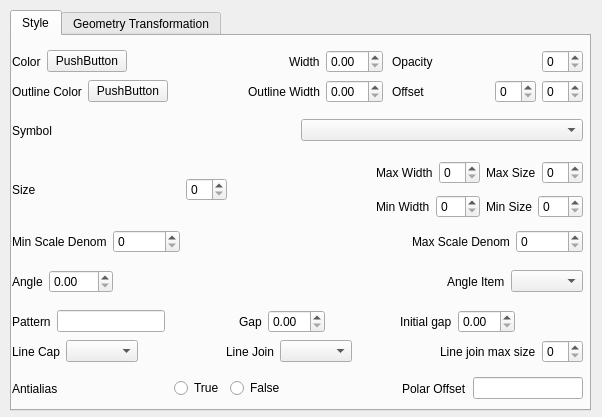
<?xml version="1.0" encoding="UTF-8"?>
<ui version="4.0">
 <class>classstylesetting</class>
 <widget class="QWidget" name="classstylesetting">
  <property name="geometry">
   <rect>
    <x>0</x>
    <y>0</y>
    <width>602</width>
    <height>417</height>
   </rect>
  </property>
  <property name="windowTitle">
   <string>Form</string>
  </property>
  <widget class="QTabWidget" name="tabWidget">
   <property name="geometry">
    <rect>
     <x>10</x>
     <y>10</y>
     <width>581</width>
     <height>401</height>
    </rect>
   </property>
   <property name="currentIndex">
    <number>0</number>
   </property>
   <widget class="QWidget" name="style_tab">
    <attribute name="title">
     <string>Style</string>
    </attribute>
    <widget class="QWidget" name="horizontalLayoutWidget_6">
     <property name="geometry">
      <rect>
       <x>380</x>
       <y>40</y>
       <width>191</width>
       <height>31</height>
      </rect>
     </property>
     <layout class="QHBoxLayout" name="horizontalLayout_6">
      <item>
       <widget class="QLabel" name="label_offset">
        <property name="text">
         <string>Offset</string>
        </property>
       </widget>
      </item>
      <item>
       <spacer name="horizontalSpacer_11">
        <property name="orientation">
         <enum>Qt::Horizontal</enum>
        </property>
        <property name="sizeHint" stdset="0">
         <size>
          <width>40</width>
          <height>20</height>
         </size>
        </property>
       </spacer>
      </item>
      <item>
       <widget class="QSpinBox" name="mf_style_spinBox_offsetx"/>
      </item>
      <item>
       <widget class="QSpinBox" name="mf_style_spinBox_offsety"/>
      </item>
     </layout>
    </widget>
    <widget class="QWidget" name="horizontalLayoutWidget_7">
     <property name="geometry">
      <rect>
       <x>0</x>
       <y>40</y>
       <width>371</width>
       <height>31</height>
      </rect>
     </property>
     <layout class="QHBoxLayout" name="horizontalLayout_7">
      <item>
       <widget class="QLabel" name="label_outilinecolor">
        <property name="text">
         <string>Outline Color</string>
        </property>
       </widget>
      </item>
      <item>
       <widget class="QPushButton" name="mf_style_button_outlinecolor">
        <property name="text">
         <string>PushButton</string>
        </property>
       </widget>
      </item>
      <item>
       <spacer name="horizontalSpacer_8">
        <property name="orientation">
         <enum>Qt::Horizontal</enum>
        </property>
        <property name="sizeHint" stdset="0">
         <size>
          <width>40</width>
          <height>20</height>
         </size>
        </property>
       </spacer>
      </item>
      <item>
       <widget class="QLabel" name="label_outlinewidth">
        <property name="text">
         <string>Outline Width</string>
        </property>
       </widget>
      </item>
      <item>
       <widget class="QDoubleSpinBox" name="mf_style_spinBox_outlinewidth"/>
      </item>
     </layout>
    </widget>
    <widget class="QWidget" name="horizontalLayoutWidget_9">
     <property name="geometry">
      <rect>
       <x>380</x>
       <y>10</y>
       <width>191</width>
       <height>31</height>
      </rect>
     </property>
     <layout class="QHBoxLayout" name="horizontalLayout_9">
      <item>
       <widget class="QLabel" name="label_opacity">
        <property name="text">
         <string>Opacity</string>
        </property>
       </widget>
      </item>
      <item>
       <spacer name="horizontalSpacer_10">
        <property name="orientation">
         <enum>Qt::Horizontal</enum>
        </property>
        <property name="sizeHint" stdset="0">
         <size>
          <width>40</width>
          <height>20</height>
         </size>
        </property>
       </spacer>
      </item>
      <item>
       <widget class="QSpinBox" name="mf_style_spinBox_opacity"/>
      </item>
     </layout>
    </widget>
    <widget class="QWidget" name="horizontalLayoutWidget_8">
     <property name="geometry">
      <rect>
       <x>0</x>
       <y>10</y>
       <width>371</width>
       <height>31</height>
      </rect>
     </property>
     <layout class="QHBoxLayout" name="horizontalLayout_8">
      <item>
       <widget class="QLabel" name="label_color">
        <property name="text">
         <string>Color</string>
        </property>
       </widget>
      </item>
      <item>
       <widget class="QPushButton" name="mf_style_button_color">
        <property name="text">
         <string>PushButton</string>
        </property>
       </widget>
      </item>
      <item>
       <spacer name="horizontalSpacer_9">
        <property name="orientation">
         <enum>Qt::Horizontal</enum>
        </property>
        <property name="sizeHint" stdset="0">
         <size>
          <width>40</width>
          <height>20</height>
         </size>
        </property>
       </spacer>
      </item>
      <item>
       <widget class="QLabel" name="label_width">
        <property name="text">
         <string>Width</string>
        </property>
       </widget>
      </item>
      <item>
       <widget class="QDoubleSpinBox" name="mf_style_spinBox_width"/>
      </item>
     </layout>
    </widget>
    <widget class="QWidget" name="horizontalLayoutWidget_10">
     <property name="geometry">
      <rect>
       <x>0</x>
       <y>190</y>
       <width>571</width>
       <height>31</height>
      </rect>
     </property>
     <layout class="QHBoxLayout" name="horizontalLayout_10">
      <item>
       <widget class="QLabel" name="label_25">
        <property name="text">
         <string>Min Scale Denom</string>
        </property>
       </widget>
      </item>
      <item>
       <widget class="QSpinBox" name="mf_style_spinBox_minscaledenom">
        <property name="maximum">
         <number>1000000000</number>
        </property>
        <property name="singleStep">
         <number>1000</number>
        </property>
       </widget>
      </item>
      <item>
       <spacer name="horizontalSpacer_12">
        <property name="orientation">
         <enum>Qt::Horizontal</enum>
        </property>
        <property name="sizeHint" stdset="0">
         <size>
          <width>40</width>
          <height>20</height>
         </size>
        </property>
       </spacer>
      </item>
      <item>
       <widget class="QLabel" name="label_24">
        <property name="text">
         <string>Max Scale Denom</string>
        </property>
       </widget>
      </item>
      <item>
       <widget class="QSpinBox" name="mf_style_spinBox_maxscaledenom">
        <property name="maximum">
         <number>1000000000</number>
        </property>
        <property name="singleStep">
         <number>1000</number>
        </property>
       </widget>
      </item>
     </layout>
    </widget>
    <widget class="QWidget" name="horizontalLayoutWidget_4">
     <property name="geometry">
      <rect>
       <x>0</x>
       <y>230</y>
       <width>571</width>
       <height>31</height>
      </rect>
     </property>
     <layout class="QHBoxLayout" name="horizontalLayout_4">
      <item>
       <widget class="QLabel" name="label_6">
        <property name="text">
         <string>Angle</string>
        </property>
       </widget>
      </item>
      <item>
       <widget class="QDoubleSpinBox" name="mf_style_spinBox_angle">
        <property name="maximum">
         <double>360.000000000000000</double>
        </property>
       </widget>
      </item>
      <item>
       <spacer name="horizontalSpacer_6">
        <property name="orientation">
         <enum>Qt::Horizontal</enum>
        </property>
        <property name="sizeHint" stdset="0">
         <size>
          <width>40</width>
          <height>20</height>
         </size>
        </property>
       </spacer>
      </item>
      <item>
       <widget class="QLabel" name="label_8">
        <property name="text">
         <string>Angle Item</string>
        </property>
       </widget>
      </item>
      <item>
       <widget class="QComboBox" name="mf_style_comboBox_angleitem"/>
      </item>
     </layout>
    </widget>
    <widget class="QWidget" name="horizontalLayoutWidget_3">
     <property name="geometry">
      <rect>
       <x>0</x>
       <y>300</y>
       <width>571</width>
       <height>31</height>
      </rect>
     </property>
     <layout class="QHBoxLayout" name="horizontalLayout_3">
      <item>
       <widget class="QLabel" name="label_12">
        <property name="text">
         <string>Line Cap</string>
        </property>
       </widget>
      </item>
      <item>
       <widget class="QComboBox" name="mf_style_comboBox_linecap"/>
      </item>
      <item>
       <spacer name="horizontalSpacer_4">
        <property name="orientation">
         <enum>Qt::Horizontal</enum>
        </property>
        <property name="sizeHint" stdset="0">
         <size>
          <width>40</width>
          <height>20</height>
         </size>
        </property>
       </spacer>
      </item>
      <item>
       <widget class="QLabel" name="label_13">
        <property name="text">
         <string>Line Join</string>
        </property>
       </widget>
      </item>
      <item>
       <widget class="QComboBox" name="mf_style_comboBox_linejoin"/>
      </item>
      <item>
       <spacer name="horizontalSpacer_5">
        <property name="orientation">
         <enum>Qt::Horizontal</enum>
        </property>
        <property name="sizeHint" stdset="0">
         <size>
          <width>40</width>
          <height>20</height>
         </size>
        </property>
       </spacer>
      </item>
      <item>
       <widget class="QLabel" name="label_14">
        <property name="text">
         <string>Line join max size</string>
        </property>
       </widget>
      </item>
      <item>
       <widget class="QSpinBox" name="mf_style_spinBox_lnejoinmaxsize"/>
      </item>
     </layout>
    </widget>
    <widget class="QWidget" name="horizontalLayoutWidget">
     <property name="geometry">
      <rect>
       <x>0</x>
       <y>337</y>
       <width>571</width>
       <height>31</height>
      </rect>
     </property>
     <layout class="QHBoxLayout" name="horizontalLayout">
      <item>
       <widget class="QLabel" name="label_9">
        <property name="text">
         <string>Antialias</string>
        </property>
       </widget>
      </item>
      <item>
       <spacer name="horizontalSpacer">
        <property name="orientation">
         <enum>Qt::Horizontal</enum>
        </property>
        <property name="sizeHint" stdset="0">
         <size>
          <width>40</width>
          <height>20</height>
         </size>
        </property>
       </spacer>
      </item>
      <item>
       <widget class="QRadioButton" name="mf_style_radioButton_antialiason">
        <property name="text">
         <string>True</string>
        </property>
       </widget>
      </item>
      <item>
       <widget class="QRadioButton" name="mf_style_radioButton_antialiasoff">
        <property name="text">
         <string>False</string>
        </property>
       </widget>
      </item>
      <item>
       <spacer name="horizontalSpacer_15">
        <property name="orientation">
         <enum>Qt::Horizontal</enum>
        </property>
        <property name="sizeHint" stdset="0">
         <size>
          <width>40</width>
          <height>20</height>
         </size>
        </property>
       </spacer>
      </item>
      <item>
       <widget class="QLabel" name="label_16">
        <property name="text">
         <string>Polar Offset</string>
        </property>
       </widget>
      </item>
      <item>
       <widget class="QLineEdit" name="mf_style_lineEdit_polaroffset"/>
      </item>
     </layout>
    </widget>
    <widget class="QWidget" name="horizontalLayoutWidget_2">
     <property name="geometry">
      <rect>
       <x>0</x>
       <y>270</y>
       <width>571</width>
       <height>31</height>
      </rect>
     </property>
     <layout class="QHBoxLayout" name="horizontalLayout_2">
      <item>
       <widget class="QLabel" name="label_17">
        <property name="text">
         <string>Pattern</string>
        </property>
       </widget>
      </item>
      <item>
       <widget class="QLineEdit" name="mf_style_lineEdit_pattern"/>
      </item>
      <item>
       <spacer name="horizontalSpacer_16">
        <property name="orientation">
         <enum>Qt::Horizontal</enum>
        </property>
        <property name="sizeHint" stdset="0">
         <size>
          <width>40</width>
          <height>20</height>
         </size>
        </property>
       </spacer>
      </item>
      <item>
       <widget class="QLabel" name="label_7">
        <property name="text">
         <string>Gap</string>
        </property>
       </widget>
      </item>
      <item>
       <widget class="QDoubleSpinBox" name="mf_style_spinBox_gap"/>
      </item>
      <item>
       <spacer name="horizontalSpacer_2">
        <property name="orientation">
         <enum>Qt::Horizontal</enum>
        </property>
        <property name="sizeHint" stdset="0">
         <size>
          <width>40</width>
          <height>20</height>
         </size>
        </property>
       </spacer>
      </item>
      <item>
       <widget class="QLabel" name="label_11">
        <property name="text">
         <string>Initial gap</string>
        </property>
       </widget>
      </item>
      <item>
       <widget class="QDoubleSpinBox" name="mf_style_spinBox_initialgap"/>
      </item>
      <item>
       <spacer name="horizontalSpacer_3">
        <property name="orientation">
         <enum>Qt::Horizontal</enum>
        </property>
        <property name="sizeHint" stdset="0">
         <size>
          <width>40</width>
          <height>20</height>
         </size>
        </property>
       </spacer>
      </item>
     </layout>
    </widget>
    <widget class="QWidget" name="horizontalLayoutWidget_14">
     <property name="geometry">
      <rect>
       <x>0</x>
       <y>120</y>
       <width>571</width>
       <height>68</height>
      </rect>
     </property>
     <layout class="QHBoxLayout" name="horizontalLayout_16">
      <item>
       <layout class="QHBoxLayout" name="horizontalLayout_15">
        <item>
         <widget class="QLabel" name="label_4">
          <property name="text">
           <string>Size</string>
          </property>
         </widget>
        </item>
        <item>
         <spacer name="horizontalSpacer_13">
          <property name="orientation">
           <enum>Qt::Horizontal</enum>
          </property>
          <property name="sizeHint" stdset="0">
           <size>
            <width>40</width>
            <height>20</height>
           </size>
          </property>
         </spacer>
        </item>
        <item>
         <widget class="QSpinBox" name="mf_style_spinBox_size"/>
        </item>
        <item>
         <spacer name="horizontalSpacer_14">
          <property name="orientation">
           <enum>Qt::Horizontal</enum>
          </property>
          <property name="sizeHint" stdset="0">
           <size>
            <width>40</width>
            <height>20</height>
           </size>
          </property>
         </spacer>
        </item>
        <item>
         <layout class="QVBoxLayout" name="verticalLayout">
          <item>
           <layout class="QHBoxLayout" name="horizontalLayout_11">
            <item>
             <widget class="QLabel" name="label_22">
              <property name="text">
               <string>Max Width</string>
              </property>
             </widget>
            </item>
            <item>
             <widget class="QSpinBox" name="mf_style_spinBox_maxwidth"/>
            </item>
           </layout>
          </item>
          <item>
           <layout class="QHBoxLayout" name="horizontalLayout_12">
            <item>
             <widget class="QLabel" name="label_23">
              <property name="text">
               <string>Min Width</string>
              </property>
             </widget>
            </item>
            <item>
             <widget class="QSpinBox" name="mf_style_spinBox_minwidth"/>
            </item>
           </layout>
          </item>
         </layout>
        </item>
        <item>
         <layout class="QVBoxLayout" name="verticalLayout_2">
          <item>
           <layout class="QHBoxLayout" name="horizontalLayout_13">
            <item>
             <widget class="QLabel" name="label_26">
              <property name="text">
               <string>Max Size</string>
              </property>
             </widget>
            </item>
            <item>
             <widget class="QSpinBox" name="mf_style_spinBox_maxsize"/>
            </item>
           </layout>
          </item>
          <item>
           <layout class="QHBoxLayout" name="horizontalLayout_14">
            <item>
             <widget class="QLabel" name="label_27">
              <property name="text">
               <string>Min Size</string>
              </property>
             </widget>
            </item>
            <item>
             <widget class="QSpinBox" name="mf_style_spinBox_minsize"/>
            </item>
           </layout>
          </item>
         </layout>
        </item>
       </layout>
      </item>
     </layout>
    </widget>
    <widget class="QWidget" name="horizontalLayoutWidget_5">
     <property name="geometry">
      <rect>
       <x>0</x>
       <y>79</y>
       <width>571</width>
       <height>31</height>
      </rect>
     </property>
     <layout class="QHBoxLayout" name="horizontalLayout_5">
      <item>
       <widget class="QLabel" name="label_symbol">
        <property name="text">
         <string>Symbol</string>
        </property>
       </widget>
      </item>
      <item>
       <widget class="QComboBox" name="mf_style_comboBox_symbol"/>
      </item>
     </layout>
    </widget>
   </widget>
   <widget class="QWidget" name="style_geomtransform_tab">
    <attribute name="title">
     <string>Geometry Transformation</string>
    </attribute>
    <widget class="QWidget" name="verticalLayoutWidget">
     <property name="geometry">
      <rect>
       <x>0</x>
       <y>0</y>
       <width>571</width>
       <height>361</height>
      </rect>
     </property>
     <layout class="QVBoxLayout" name="verticalLayout_3">
      <item>
       <layout class="QHBoxLayout" name="horizontalLayout_17">
        <item>
         <widget class="QRadioButton" name="mf_radio_geotransform_bbox">
          <property name="text">
           <string>bbox</string>
          </property>
         </widget>
        </item>
        <item>
         <widget class="QRadioButton" name="mf_radio_geotransform_centroid">
          <property name="text">
           <string>centroid</string>
          </property>
         </widget>
        </item>
        <item>
         <widget class="QRadioButton" name="mf_radio_geotransform_start">
          <property name="text">
           <string>start</string>
          </property>
         </widget>
        </item>
        <item>
         <widget class="QRadioButton" name="mf_radio_geotransform_end">
          <property name="text">
           <string>end</string>
          </property>
         </widget>
        </item>
        <item>
         <widget class="QRadioButton" name="mf_radio_geotransform_labelpnt">
          <property name="text">
           <string>labelpnt</string>
          </property>
         </widget>
        </item>
        <item>
         <widget class="QRadioButton" name="mf_radio_geotransform_poly">
          <property name="text">
           <string>labelpoly</string>
          </property>
         </widget>
        </item>
        <item>
         <widget class="QRadioButton" name="mf_radio_geotransform_vertices">
          <property name="text">
           <string>vertices</string>
          </property>
         </widget>
        </item>
       </layout>
      </item>
      <item>
       <widget class="QGroupBox" name="mf_radio_geotransform_group_expression">
        <property name="minimumSize">
         <size>
          <width>0</width>
          <height>100</height>
         </size>
        </property>
        <property name="title">
         <string>expression</string>
        </property>
        <property name="checkable">
         <bool>true</bool>
        </property>
        <property name="checked">
         <bool>false</bool>
        </property>
        <widget class="QLineEdit" name="mf_lineEdit_geotransform_expression">
         <property name="geometry">
          <rect>
           <x>22</x>
           <y>50</y>
           <width>471</width>
           <height>31</height>
          </rect>
         </property>
        </widget>
       </widget>
      </item>
      <item>
       <spacer name="verticalSpacer">
        <property name="orientation">
         <enum>Qt::Vertical</enum>
        </property>
        <property name="sizeHint" stdset="0">
         <size>
          <width>20</width>
          <height>40</height>
         </size>
        </property>
       </spacer>
      </item>
     </layout>
    </widget>
    <zorder>verticalLayoutWidget</zorder>
    <zorder>horizontalLayoutWidget_11</zorder>
   </widget>
  </widget>
 </widget>
 <resources/>
 <connections/>
</ui>
